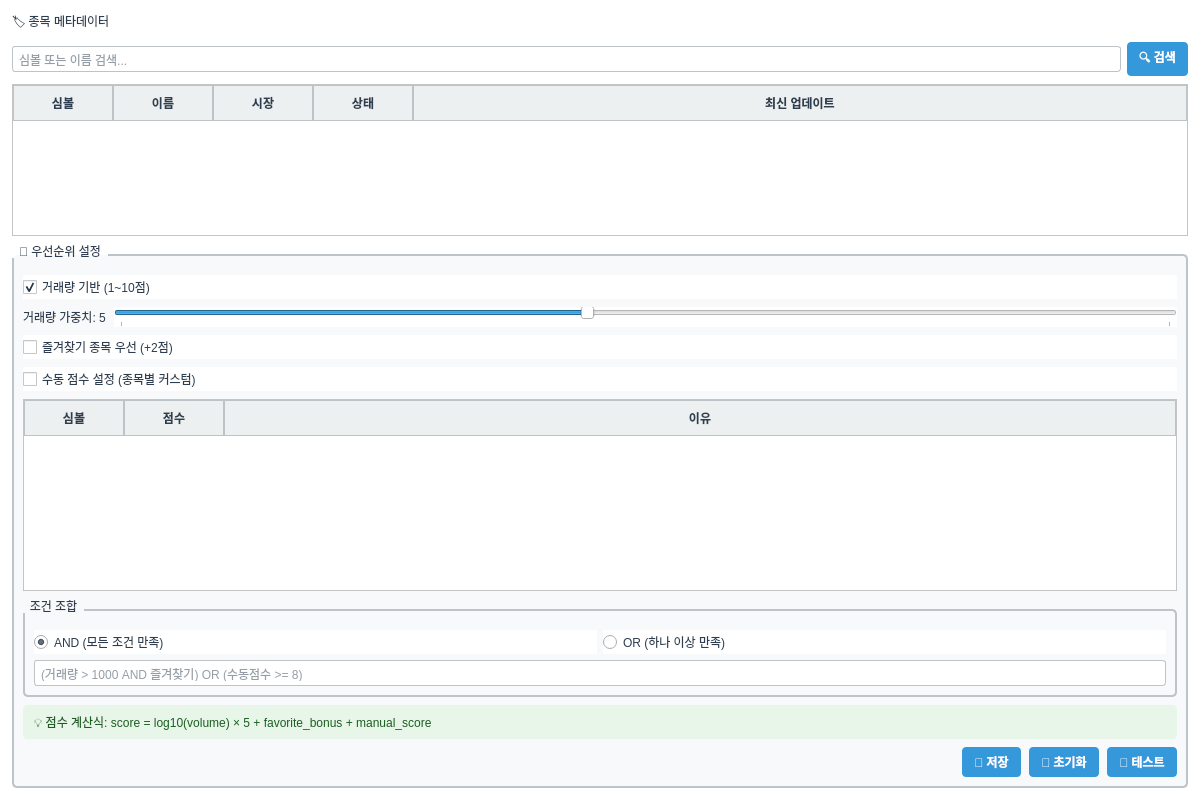
<?xml version="1.0" encoding="UTF-8"?>
<ui version="4.0">
 <class>MetadataTab</class>
 <widget class="QWidget" name="MetadataTab">
  <property name="geometry">
   <rect>
    <x>0</x>
    <y>0</y>
    <width>1200</width>
    <height>800</height>
   </rect>
  </property>
  <property name="windowTitle">
   <string>종목 메타데이터</string>
  </property>
  <property name="styleSheet">
   <string notr="true">QWidget {
    background-color: #FFFFFF;
    color: #2C3E50;
    font-family: &quot;맑은 고딕&quot;;
    font-size: 9pt;
}

QTabWidget::pane {
    border: 1px solid #BDC3C7;
    background-color: #FFFFFF;
}

QTabBar::tab {
    background-color: #ECF0F1;
    color: #2C3E50;
    padding: 8px 16px;
    margin-right: 2px;
    border: 1px solid #BDC3C7;
    border-bottom: none;
    border-top-left-radius: 4px;
    border-top-right-radius: 4px;
}

QTabBar::tab:selected {
    background-color: #3498DB;
    color: #FFFFFF;
    font-weight: bold;
}

QTabBar::tab:hover {
    background-color: #D5DBDB;
}

QTableWidget {
    gridline-color: #BDC3C7;
    background-color: #FFFFFF;
    alternate-background-color: #F8F9FA;
    selection-background-color: #3498DB;
    selection-color: #FFFFFF;
}

QTableWidget::item {
    padding: 4px;
    border: none;
}

QHeaderView::section {
    background-color: #ECF0F1;
    color: #2C3E50;
    padding: 6px;
    border: 1px solid #BDC3C7;
    font-weight: bold;
}

QLineEdit, QTextEdit, QPlainTextEdit {
    background-color: #FFFFFF;
    border: 1px solid #BDC3C7;
    border-radius: 3px;
    padding: 4px;
    color: #2C3E50;
}

QLineEdit:focus, QTextEdit:focus, QPlainTextEdit:focus {
    border: 2px solid #3498DB;
}

QPushButton {
    background-color: #3498DB;
    color: #FFFFFF;
    border: none;
    border-radius: 4px;
    padding: 6px 12px;
    font-weight: bold;
}

QPushButton:hover {
    background-color: #2980B9;
}

QPushButton:pressed {
    background-color: #1F618D;
}

QPushButton:disabled {
    background-color: #BDC3C7;
    color: #7F8C8D;
}

QLabel {
    color: #2C3E50;
    background-color: transparent;
}

QGroupBox {
    border: 2px solid #BDC3C7;
    border-radius: 5px;
    margin-top: 10px;
    padding-top: 10px;
    background-color: #F8F9FA;
}

QGroupBox::title {
    subcontrol-origin: margin;
    subcontrol-position: top left;
    padding: 0 5px;
    color: #2C3E50;
    font-weight: bold;
}

QProgressBar {
    border: 1px solid #BDC3C7;
    border-radius: 3px;
    text-align: center;
    background-color: #ECF0F1;
}

QProgressBar::chunk {
    background-color: #3498DB;
}</string>
  </property>
  <layout class="QVBoxLayout" name="verticalLayout">
   <property name="spacing">
    <number>8</number>
   </property>
   <property name="leftMargin">
    <number>12</number>
   </property>
   <property name="topMargin">
    <number>12</number>
   </property>
   <property name="rightMargin">
    <number>12</number>
   </property>
   <property name="bottomMargin">
    <number>12</number>
   </property>
   <item>
    <widget class="QLabel" name="label_title">
     <property name="text">
      <string>🏷️ 종목 메타데이터</string>
     </property>
     <property name="styleSheet">
   <string notr="true">QWidget {
    background-color: #FFFFFF;
    color: #2C3E50;
    font-family: &quot;맑은 고딕&quot;;
    font-size: 9pt;
}

QTabWidget::pane {
    border: 1px solid #BDC3C7;
    background-color: #FFFFFF;
}

QTabBar::tab {
    background-color: #ECF0F1;
    color: #2C3E50;
    padding: 8px 16px;
    margin-right: 2px;
    border: 1px solid #BDC3C7;
    border-bottom: none;
    border-top-left-radius: 4px;
    border-top-right-radius: 4px;
}

QTabBar::tab:selected {
    background-color: #3498DB;
    color: #FFFFFF;
    font-weight: bold;
}

QTabBar::tab:hover {
    background-color: #D5DBDB;
}

QTableWidget {
    gridline-color: #BDC3C7;
    background-color: #FFFFFF;
    alternate-background-color: #F8F9FA;
    selection-background-color: #3498DB;
    selection-color: #FFFFFF;
}

QTableWidget::item {
    padding: 4px;
    border: none;
}

QHeaderView::section {
    background-color: #ECF0F1;
    color: #2C3E50;
    padding: 6px;
    border: 1px solid #BDC3C7;
    font-weight: bold;
}

QLineEdit, QTextEdit, QPlainTextEdit {
    background-color: #FFFFFF;
    border: 1px solid #BDC3C7;
    border-radius: 3px;
    padding: 4px;
    color: #2C3E50;
}

QLineEdit:focus, QTextEdit:focus, QPlainTextEdit:focus {
    border: 2px solid #3498DB;
}

QPushButton {
    background-color: #3498DB;
    color: #FFFFFF;
    border: none;
    border-radius: 4px;
    padding: 6px 12px;
    font-weight: bold;
}

QPushButton:hover {
    background-color: #2980B9;
}

QPushButton:pressed {
    background-color: #1F618D;
}

QPushButton:disabled {
    background-color: #BDC3C7;
    color: #7F8C8D;
}

QLabel {
    color: #2C3E50;
    background-color: transparent;
}

QGroupBox {
    border: 2px solid #BDC3C7;
    border-radius: 5px;
    margin-top: 10px;
    padding-top: 10px;
    background-color: #F8F9FA;
}

QGroupBox::title {
    subcontrol-origin: margin;
    subcontrol-position: top left;
    padding: 0 5px;
    color: #2C3E50;
    font-weight: bold;
}

QProgressBar {
    border: 1px solid #BDC3C7;
    border-radius: 3px;
    text-align: center;
    background-color: #ECF0F1;
}

QProgressBar::chunk {
    background-color: #3498DB;
}</string>
  </property>
    </widget>
   </item>
   <item>
    <layout class="QHBoxLayout" name="horizontalLayout_search">
     <property name="spacing">
      <number>6</number>
     </property>
     <item>
      <widget class="QLineEdit" name="edit_search">
       <property name="placeholderText">
        <string>심볼 또는 이름 검색...</string>
       </property>
      </widget>
     </item>
     <item>
      <widget class="QPushButton" name="btn_search">
       <property name="text">
        <string>🔍 검색</string>
       </property>
      </widget>
     </item>
    </layout>
   </item>
   <item>
    <widget class="QTableWidget" name="table_metadata">
     <property name="alternatingRowColors">
      <bool>true</bool>
     </property>
     <property name="selectionBehavior">
      <enum>QAbstractItemView::SelectRows</enum>
     </property>
     <property name="columnCount">
      <number>5</number>
     </property>
     <attribute name="horizontalHeaderStretchLastSection">
      <bool>true</bool>
     </attribute>
     <column>
      <property name="text">
       <string>심볼</string>
      </property>
     </column>
     <column>
      <property name="text">
       <string>이름</string>
      </property>
     </column>
     <column>
      <property name="text">
       <string>시장</string>
      </property>
     </column>
     <column>
      <property name="text">
       <string>상태</string>
      </property>
     </column>
     <column>
      <property name="text">
       <string>최신 업데이트</string>
      </property>
     </column>
    </widget>
   </item>
   <item>
    <widget class="QGroupBox" name="priorityGroup">
     <property name="title">
      <string>🎯 우선순위 설정</string>
     </property>
     <layout class="QVBoxLayout" name="vLayout_priority">
      <property name="spacing">
       <number>8</number>
      </property>
      <!-- 거래량 기반 -->
      <item>
       <widget class="QCheckBox" name="chkVolumeWeight">
        <property name="text">
         <string>거래량 기반 (1~10점)</string>
        </property>
        <property name="checked">
         <bool>true</bool>
        </property>
       </widget>
      </item>
      <item>
       <layout class="QHBoxLayout" name="hLayout_volume_slider">
        <item>
         <widget class="QLabel" name="lblVolumeWeightValue">
          <property name="text">
           <string>거래량 가중치: 5</string>
          </property>
          <property name="minimumWidth">
           <number>120</number>
          </property>
         </widget>
        </item>
        <item>
         <widget class="QSlider" name="sliderVolumeWeight">
          <property name="orientation">
           <enum>Qt::Horizontal</enum>
          </property>
          <property name="minimum">
           <number>1</number>
          </property>
          <property name="maximum">
           <number>10</number>
          </property>
          <property name="value">
           <number>5</number>
          </property>
          <property name="tickPosition">
           <enum>QSlider::TicksBelow</enum>
          </property>
         </widget>
        </item>
       </layout>
      </item>
      <!-- 즐겨찾기 우선 -->
      <item>
       <widget class="QCheckBox" name="chkFavoritePriority">
        <property name="text">
         <string>즐겨찾기 종목 우선 (+2점)</string>
        </property>
       </widget>
      </item>
      <!-- 수동 점수 -->
      <item>
       <widget class="QCheckBox" name="chkManualScore">
        <property name="text">
         <string>수동 점수 설정 (종목별 커스텀)</string>
        </property>
       </widget>
      </item>
      <item>
       <widget class="QTableWidget" name="tableManualScores">
        <property name="maximumHeight">
         <number>120</number>
        </property>
        <property name="columnCount">
         <number>3</number>
        </property>
        <attribute name="horizontalHeaderStretchLastSection">
         <bool>true</bool>
        </attribute>
        <column>
         <property name="text">
          <string>심볼</string>
         </property>
        </column>
        <column>
         <property name="text">
          <string>점수</string>
         </property>
        </column>
        <column>
         <property name="text">
          <string>이유</string>
         </property>
        </column>
       </widget>
      </item>
      <!-- AND/OR 조건 조합 -->
      <item>
       <widget class="QGroupBox" name="conditionGroup">
        <property name="title">
         <string>조건 조합</string>
        </property>
        <layout class="QVBoxLayout" name="vLayout_condition">
         <item>
          <layout class="QHBoxLayout" name="hLayout_radio">
           <item>
            <widget class="QRadioButton" name="radioAnd">
             <property name="text">
              <string>AND (모든 조건 만족)</string>
             </property>
             <property name="checked">
              <bool>true</bool>
             </property>
            </widget>
           </item>
           <item>
            <widget class="QRadioButton" name="radioOr">
             <property name="text">
              <string>OR (하나 이상 만족)</string>
             </property>
            </widget>
           </item>
          </layout>
         </item>
         <item>
          <widget class="QLineEdit" name="txtCustomCondition">
           <property name="placeholderText">
            <string>(거래량 &gt; 1000 AND 즐겨찾기) OR (수동점수 &gt;= 8)</string>
           </property>
          </widget>
         </item>
        </layout>
       </widget>
      </item>
      <!-- 점수 계산식 미리보기 -->
      <item>
       <widget class="QLabel" name="lblFormulaPreview">
        <property name="text">
         <string>💡 점수 계산식: score = log10(volume) × 5 + favorite_bonus + manual_score</string>
        </property>
        <property name="wordWrap">
         <bool>true</bool>
        </property>
        <property name="styleSheet">
         <string notr="true">background-color: #E8F5E9; padding: 8px; border-radius: 4px; color: #1B5E20;</string>
        </property>
       </widget>
      </item>
      <!-- 버튼 -->
      <item>
       <layout class="QHBoxLayout" name="hLayout_priority_buttons">
        <item>
         <spacer name="horizontalSpacer_priority">
          <property name="orientation">
           <enum>Qt::Horizontal</enum>
          </property>
          <property name="sizeHint" stdset="0">
           <size>
            <width>40</width>
            <height>20</height>
           </size>
          </property>
         </spacer>
        </item>
        <item>
         <widget class="QPushButton" name="btnSavePriority">
          <property name="text">
           <string>💾 저장</string>
          </property>
         </widget>
        </item>
        <item>
         <widget class="QPushButton" name="btnResetPriority">
          <property name="text">
           <string>🔄 초기화</string>
          </property>
         </widget>
        </item>
        <item>
         <widget class="QPushButton" name="btnTestPriority">
          <property name="text">
           <string>🧪 테스트</string>
          </property>
         </widget>
        </item>
       </layout>
      </item>
     </layout>
    </widget>
   </item>
  </layout>
 </widget>
 <resources/>
 <connections/>
</ui>
